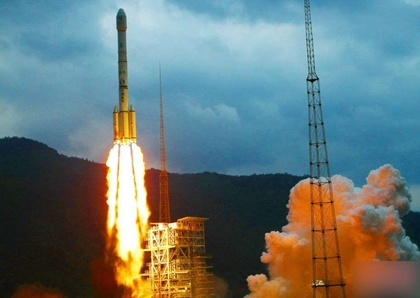
%> input picture huo.jpg, 420 x 298 px, shrunk from 930 x 660 before the run
$ octave test_fsim.m   (GNU Octave 9; MATLAB toolbox functions it lacks are replaced by stand-ins)
%> lines starting %> are read from the running program, lines starting %| are printed output that depends on the picture
### FeatureSIM.m
function [FSIM, FSIMc] = FeatureSIM(imageRef, imageDis)
% ========================================================================
% FSIM Index with automatic downsampling, Version 1.0
% Copyright(c) 2010 Lin ZHANG, Lei Zhang, Xuanqin Mou and David Zhang
% All Rights Reserved.
%
% ----------------------------------------------------------------------
% Permission to use, copy, or modify this software and its documentation
% for educational and research purposes only and without fee is here
% granted, provided that this copyright notice and the original authors'
% names appear on all copies and supporting documentation. This program
% shall not be used, rewritten, or adapted as the basis of a commercial
% software or hardware product without first obtaining permission of the
% authors. The authors make no representations about the suitability of
% this software for any purpose. It is provided "as is" without express
% or implied warranty.
%----------------------------------------------------------------------
%
% This is an implementation of the algorithm for calculating the
% Feature SIMilarity (FSIM) index between two images.
%
% Please refer to the following paper
%
% Lin Zhang, Lei Zhang, Xuanqin Mou, and David Zhang,"FSIM: a feature similarity
% index for image qualtiy assessment", IEEE Transactions on Image Processing, vol. 20, no. 8, pp. 2378-2386, 2011.
%
%----------------------------------------------------------------------
%
%Input : (1) imageRef: the first image being compared
%        (2) imageDis: the second image being compared
%
%Output: (1) FSIM: is the similarty score calculated using FSIM algorithm. FSIM
%	     only considers the luminance component of images. For colorful images,
%            they will be converted to the grayscale at first.
%        (2) FSIMc: is the similarity score calculated using FSIMc algorithm. FSIMc
%            considers both the grayscale and the color information.
%Note: For grayscale images, the returned FSIM and FSIMc are the same.
%
%-----------------------------------------------------------------------
%
%Usage:
%Given 2 test images img1 and img2. For gray-scale images, their dynamic range should be 0-255.
%For colorful images, the dynamic range of each color channel should be 0-255.
%
%[FSIM, FSIMc] = FeatureSIM(img1, img2);
%-----------------------------------------------------------------------

[rows, cols] = size(imageRef(:,:,1));
I1 = ones(rows, cols);
I2 = ones(rows, cols);
Q1 = ones(rows, cols);
Q2 = ones(rows, cols);

if ndims(imageRef) == 3 %images are colorful
    Y1 = 0.299 * double(imageRef(:,:,1)) + 0.587 * double(imageRef(:,:,2)) + 0.114 * double(imageRef(:,:,3));
    Y2 = 0.299 * double(imageDis(:,:,1)) + 0.587 * double(imageDis(:,:,2)) + 0.114 * double(imageDis(:,:,3));
    I1 = 0.596 * double(imageRef(:,:,1)) - 0.274 * double(imageRef(:,:,2)) - 0.322 * double(imageRef(:,:,3));
    I2 = 0.596 * double(imageDis(:,:,1)) - 0.274 * double(imageDis(:,:,2)) - 0.322 * double(imageDis(:,:,3));
    Q1 = 0.211 * double(imageRef(:,:,1)) - 0.523 * double(imageRef(:,:,2)) + 0.312 * double(imageRef(:,:,3));
    Q2 = 0.211 * double(imageDis(:,:,1)) - 0.523 * double(imageDis(:,:,2)) + 0.312 * double(imageDis(:,:,3));
else %images are grayscale
    Y1 = imageRef;
    Y2 = imageDis;
end

Y1 = double(Y1);
Y2 = double(Y2);
%%%%%%%%%%%%%%%%%%%%%%%%%
% Downsample the image
%%%%%%%%%%%%%%%%%%%%%%%%%
minDimension = min(rows,cols);
F = max(1,round(minDimension / 256));
aveKernel = fspecial('average',F);

aveI1 = conv2(I1, aveKernel,'same');
aveI2 = conv2(I2, aveKernel,'same');
I1 = aveI1(1:F:rows,1:F:cols);
I2 = aveI2(1:F:rows,1:F:cols);

aveQ1 = conv2(Q1, aveKernel,'same');
aveQ2 = conv2(Q2, aveKernel,'same');
Q1 = aveQ1(1:F:rows,1:F:cols);
Q2 = aveQ2(1:F:rows,1:F:cols);

aveY1 = conv2(Y1, aveKernel,'same');
aveY2 = conv2(Y2, aveKernel,'same');
Y1 = aveY1(1:F:rows,1:F:cols);
Y2 = aveY2(1:F:rows,1:F:cols);

%%%%%%%%%%%%%%%%%%%%%%%%%
% Calculate the phase congruency maps
%%%%%%%%%%%%%%%%%%%%%%%%%
PC1 = phasecong2(Y1);
PC2 = phasecong2(Y2);

%%%%%%%%%%%%%%%%%%%%%%%%%
% Calculate the gradient map
%%%%%%%%%%%%%%%%%%%%%%%%%
dx = [3 0 -3; 10 0 -10;  3  0 -3]/16;
dy = [3 10 3; 0  0   0; -3 -10 -3]/16;
IxY1 = conv2(Y1, dx, 'same');
IyY1 = conv2(Y1, dy, 'same');
gradientMap1 = sqrt(IxY1.^2 + IyY1.^2);

IxY2 = conv2(Y2, dx, 'same');
IyY2 = conv2(Y2, dy, 'same');
gradientMap2 = sqrt(IxY2.^2 + IyY2.^2);

%%%%%%%%%%%%%%%%%%%%%%%%%
% Calculate the FSIM
%%%%%%%%%%%%%%%%%%%%%%%%%
T1 = 0.85;  %fixed
T2 = 160; %fixed
PCSimMatrix = (2 * PC1 .* PC2 + T1) ./ (PC1.^2 + PC2.^2 + T1);
gradientSimMatrix = (2*gradientMap1.*gradientMap2 + T2) ./(gradientMap1.^2 + gradientMap2.^2 + T2);
PCm = max(PC1, PC2);
SimMatrix = gradientSimMatrix .* PCSimMatrix .* PCm;
FSIM = sum(sum(SimMatrix)) / sum(sum(PCm));

%%%%%%%%%%%%%%%%%%%%%%%%%
% Calculate the FSIMc
%%%%%%%%%%%%%%%%%%%%%%%%%
T3 = 200;
T4 = 200;
ISimMatrix = (2 * I1 .* I2 + T3) ./ (I1.^2 + I2.^2 + T3);
QSimMatrix = (2 * Q1 .* Q2 + T4) ./ (Q1.^2 + Q2.^2 + T4);

lambda = 0.03;

SimMatrixC = gradientSimMatrix .* PCSimMatrix .* real((ISimMatrix .* QSimMatrix) .^ lambda) .* PCm;
FSIMc = sum(sum(SimMatrixC)) / sum(sum(PCm));

return;

%%%%%%%%%%%%%%%%%%%%%%%%%%%%%%%%%%%%%%%%%%%%%%%%%%%%%%%%%%%%%%%%%%%%%%%%%%%%%%%%%%

function [ResultPC]=phasecong2(im)
% ========================================================================
% Copyright (c) 1996-2009 Peter Kovesi
% School of Computer Science & Software Engineering
% The University of Western Australia
% http://www.csse.uwa.edu.au/
%
% Permission is hereby  granted, free of charge, to any  person obtaining a copy
% of this software and associated  documentation files (the "Software"), to deal
% in the Software without restriction, subject to the following conditions:
%
% The above copyright notice and this permission notice shall be included in all
% copies or substantial portions of the Software.
%
% The software is provided "as is", without warranty of any kind.
% References:
%
%     Peter Kovesi, "Image Features From Phase Congruency". Videre: A
%     Journal of Computer Vision Research. MIT Press. Volume 1, Number 3,
%     Summer 1999 http://mitpress.mit.edu/e-journals/Videre/001/v13.html

nscale          = 4;     % Number of wavelet scales.
norient         = 4;     % Number of filter orientations.
minWaveLength   = 6;     % Wavelength of smallest scale filter.
mult            = 2;   % Scaling factor between successive filters.
sigmaOnf        = 0.55;  % Ratio of the standard deviation of the
                             % Gaussian describing the log Gabor filter's
                             % transfer function in the frequency domain
                             % to the filter center frequency.
dThetaOnSigma   = 1.2;   % Ratio of angular interval between filter orientations
                             % and the standard deviation of the angular Gaussian
                             % function used to construct filters in the
                             % freq. plane.
k               = 2.0;   % No of standard deviations of the noise
                             % energy beyond the mean at which we set the
                             % noise threshold point.
                             % below which phase congruency values get
                             % penalized.
epsilon         = .0001;                % Used to prevent division by zero.

thetaSigma = pi/norient/dThetaOnSigma;  % Calculate the standard deviation of the
                                        % angular Gaussian function used to
                                        % construct filters in the freq. plane.

[rows,cols] = size(im);
imagefft = fft2(im);              % Fourier transform of image

zero = zeros(rows,cols);
EO = cell(nscale, norient);       % Array of convolution results.

estMeanE2n = [];
ifftFilterArray = cell(1,nscale); % Array of inverse FFTs of filters

% Pre-compute some stuff to speed up filter construction

% Set up X and Y matrices with ranges normalised to +/- 0.5
% The following code adjusts things appropriately for odd and even values
% of rows and columns.
if mod(cols,2)
    xrange = [-(cols-1)/2:(cols-1)/2]/(cols-1);
else
    xrange = [-cols/2:(cols/2-1)]/cols;
end

if mod(rows,2)
    yrange = [-(rows-1)/2:(rows-1)/2]/(rows-1);
else
    yrange = [-rows/2:(rows/2-1)]/rows;
end

[x,y] = meshgrid(xrange, yrange);

radius = sqrt(x.^2 + y.^2);       % Matrix values contain *normalised* radius from centre.
theta = atan2(-y,x);              % Matrix values contain polar angle.
                                  % (note -ve y is used to give +ve
                                  % anti-clockwise angles)

radius = ifftshift(radius);       % Quadrant shift radius and theta so that filters
theta  = ifftshift(theta);        % are constructed with 0 frequency at the corners.
radius(1,1) = 1;                  % Get rid of the 0 radius value at the 0
                                  % frequency point (now at top-left corner)
                                  % so that taking the log of the radius will
                                  % not cause trouble.

sintheta = sin(theta);
costheta = cos(theta);
clear x; clear y; clear theta;    % save a little memory

% Filters are constructed in terms of two components.
% 1) The radial component, which controls the frequency band that the filter
%    responds to
% 2) The angular component, which controls the orientation that the filter
%    responds to.
% The two components are multiplied together to construct the overall filter.

% Construct the radial filter components...

% First construct a low-pass filter that is as large as possible, yet falls
% away to zero at the boundaries.  All log Gabor filters are multiplied by
% this to ensure no extra frequencies at the 'corners' of the FFT are
% incorporated as this seems to upset the normalisation process when
% calculating phase congrunecy.
lp = lowpassfilter([rows,cols],.45,15);   % Radius .45, 'sharpness' 15

logGabor = cell(1,nscale);

for s = 1:nscale
    wavelength = minWaveLength*mult^(s-1);
    fo = 1.0/wavelength;                  % Centre frequency of filter.
    logGabor{s} = exp((-(log(radius/fo)).^2) / (2 * log(sigmaOnf)^2));
    logGabor{s} = logGabor{s}.*lp;        % Apply low-pass filter
    logGabor{s}(1,1) = 0;                 % Set the value at the 0 frequency point of the filter
                                          % back to zero (undo the radius fudge).
end

% Then construct the angular filter components...

spread = cell(1,norient);

for o = 1:norient
  angl = (o-1)*pi/norient;           % Filter angle.

  % For each point in the filter matrix calculate the angular distance from
  % the specified filter orientation.  To overcome the angular wrap-around
  % problem sine difference and cosine difference values are first computed
  % and then the atan2 function is used to determine angular distance.

  ds = sintheta * cos(angl) - costheta * sin(angl);    % Difference in sine.
  dc = costheta * cos(angl) + sintheta * sin(angl);    % Difference in cosine.
  dtheta = abs(atan2(ds,dc));                          % Absolute angular distance.
  spread{o} = exp((-dtheta.^2) / (2 * thetaSigma^2));  % Calculate the
                                                       % angular filter component.
end

% The main loop...
EnergyAll(rows,cols) = 0;
AnAll(rows,cols) = 0;

for o = 1:norient                    % For each orientation.
  sumE_ThisOrient   = zero;          % Initialize accumulator matrices.
  sumO_ThisOrient   = zero;
  sumAn_ThisOrient  = zero;
  Energy            = zero;
  for s = 1:nscale,                  % For each scale.
    filter = logGabor{s} .* spread{o};   % Multiply radial and angular
                                         % components to get the filter.
    ifftFilt = real(ifft2(filter))*sqrt(rows*cols);  % Note rescaling to match power
    ifftFilterArray{s} = ifftFilt;                   % record ifft2 of filter
    % Convolve image with even and odd filters returning the result in EO
    EO{s,o} = ifft2(imagefft .* filter);

    An = abs(EO{s,o});                         % Amplitude of even & odd filter response.
    sumAn_ThisOrient = sumAn_ThisOrient + An;  % Sum of amplitude responses.
    sumE_ThisOrient = sumE_ThisOrient + real(EO{s,o}); % Sum of even filter convolution results.
    sumO_ThisOrient = sumO_ThisOrient + imag(EO{s,o}); % Sum of odd filter convolution results.
    if s==1                                 % Record mean squared filter value at smallest
      EM_n = sum(sum(filter.^2));           % scale. This is used for noise estimation.
      maxAn = An;                           % Record the maximum An over all scales.
    else
      maxAn = max(maxAn, An);
    end
  end                                       % ... and process the next scale

  % Get weighted mean filter response vector, this gives the weighted mean
  % phase angle.

  XEnergy = sqrt(sumE_ThisOrient.^2 + sumO_ThisOrient.^2) + epsilon;
  MeanE = sumE_ThisOrient ./ XEnergy;
  MeanO = sumO_ThisOrient ./ XEnergy;

  % Now calculate An(cos(phase_deviation) - | sin(phase_deviation)) | by
  % using dot and cross products between the weighted mean filter response
  % vector and the individual filter response vectors at each scale.  This
  % quantity is phase congruency multiplied by An, which we call energy.

  for s = 1:nscale,
      E = real(EO{s,o}); O = imag(EO{s,o});    % Extract even and odd
                                               % convolution results.
      Energy = Energy + E.*MeanE + O.*MeanO - abs(E.*MeanO - O.*MeanE);
  end

  % Compensate for noise
  % We estimate the noise power from the energy squared response at the
  % smallest scale.  If the noise is Gaussian the energy squared will have a
  % Chi-squared 2DOF pdf.  We calculate the median energy squared response
  % as this is a robust statistic.  From this we estimate the mean.
  % The estimate of noise power is obtained by dividing the mean squared
  % energy value by the mean squared filter value

  medianE2n = median(reshape(abs(EO{1,o}).^2,1,rows*cols));
  meanE2n = -medianE2n/log(0.5);
  estMeanE2n(o) = meanE2n;

  noisePower = meanE2n/EM_n;                       % Estimate of noise power.

  % Now estimate the total energy^2 due to noise
  % Estimate for sum(An^2) + sum(Ai.*Aj.*(cphi.*cphj + sphi.*sphj))

  EstSumAn2 = zero;
  for s = 1:nscale
    EstSumAn2 = EstSumAn2 + ifftFilterArray{s}.^2;
  end

  EstSumAiAj = zero;
  for si = 1:(nscale-1)
    for sj = (si+1):nscale
      EstSumAiAj = EstSumAiAj + ifftFilterArray{si}.*ifftFilterArray{sj};
    end
  end
  sumEstSumAn2 = sum(sum(EstSumAn2));
  sumEstSumAiAj = sum(sum(EstSumAiAj));

  EstNoiseEnergy2 = 2*noisePower*sumEstSumAn2 + 4*noisePower*sumEstSumAiAj;

  tau = sqrt(EstNoiseEnergy2/2);                     % Rayleigh parameter
  EstNoiseEnergy = tau*sqrt(pi/2);                   % Expected value of noise energy
  EstNoiseEnergySigma = sqrt( (2-pi/2)*tau^2 );

  T =  EstNoiseEnergy + k*EstNoiseEnergySigma;       % Noise threshold

  % The estimated noise effect calculated above is only valid for the PC_1 measure.
  % The PC_2 measure does not lend itself readily to the same analysis.  However
  % empirically it seems that the noise effect is overestimated roughly by a factor
  % of 1.7 for the filter parameters used here.

  T = T/1.7;        % Empirical rescaling of the estimated noise effect to
                    % suit the PC_2 phase congruency measure
  Energy = max(Energy - T, zero);          % Apply noise threshold

  EnergyAll = EnergyAll + Energy;
  AnAll = AnAll + sumAn_ThisOrient;
end  % For each orientation
ResultPC = EnergyAll ./ AnAll;
return;


%%%%%%%%%%%%%%%%%%%%%%%%%%%%%%%%%%%%%%%%%%%%%%%%%%%%%%%%%%%%%%%%%%%%%%%%%%%%
% LOWPASSFILTER - Constructs a low-pass butterworth filter.
%
% usage: f = lowpassfilter(sze, cutoff, n)
%
% where: sze    is a two element vector specifying the size of filter
%               to construct [rows cols].
%        cutoff is the cutoff frequency of the filter 0 - 0.5
%        n      is the order of the filter, the higher n is the sharper
%               the transition is. (n must be an integer >= 1).
%               Note that n is doubled so that it is always an even integer.
%
%                      1
%      f =    --------------------
%                              2n
%              1.0 + (w/cutoff)
%
% The frequency origin of the returned filter is at the corners.
%
% See also: HIGHPASSFILTER, HIGHBOOSTFILTER, BANDPASSFILTER
%

% Copyright (c) 1999 Peter Kovesi
% School of Computer Science & Software Engineering
% The University of Western Australia
% http://www.csse.uwa.edu.au/
%
% Permission is hereby granted, free of charge, to any person obtaining a copy
% of this software and associated documentation files (the "Software"), to deal
% in the Software without restriction, subject to the following conditions:
%
% The above copyright notice and this permission notice shall be included in
% all copies or substantial portions of the Software.
%
% The Software is provided "as is", without warranty of any kind.

% October 1999
% August  2005 - Fixed up frequency ranges for odd and even sized filters
%                (previous code was a bit approximate)

function f = lowpassfilter(sze, cutoff, n)

    if cutoff < 0 || cutoff > 0.5
	error('cutoff frequency must be between 0 and 0.5');
    end

    if rem(n,1) ~= 0 || n < 1
	error('n must be an integer >= 1');
    end

    if length(sze) == 1
	rows = sze; cols = sze;
    else
	rows = sze(1); cols = sze(2);
    end

    % Set up X and Y matrices with ranges normalised to +/- 0.5
    % The following code adjusts things appropriately for odd and even values
    % of rows and columns.
    if mod(cols,2)
	xrange = [-(cols-1)/2:(cols-1)/2]/(cols-1);
    else
	xrange = [-cols/2:(cols/2-1)]/cols;
    end

    if mod(rows,2)
	yrange = [-(rows-1)/2:(rows-1)/2]/(rows-1);
    else
	yrange = [-rows/2:(rows/2-1)]/rows;
    end

    [x,y] = meshgrid(xrange, yrange);
    radius = sqrt(x.^2 + y.^2);        % A matrix with every pixel = radius relative to centre.
    f = ifftshift( 1 ./ (1.0 + (radius ./ cutoff).^(2*n)) );   % The filter
    return;

### test_fsim.m
im = imread('./huo.jpg');
%> im is the input picture: size 298x420x3 uint8; mean R, G, B 104.3, 120.2, 119.3
im2 = imnoise(im,'gaussian',0,0.1);
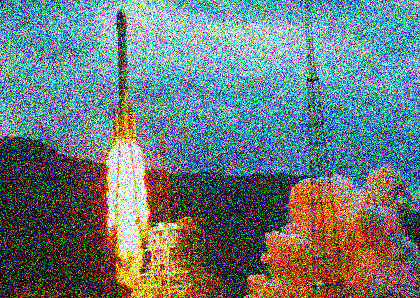
%> im2: size 298x420x3 uint8; mean R, G, B 107.9, 122, 122.6
%imshow(im2)
 [FSIM, FSIMc] = FeatureSIM(im2, im2)
%> in FeatureSIM, `[rows, cols] = size(imageRef(:,:,1));`: rows = 298; cols = 420
%> in FeatureSIM, `I1 = ones(rows, cols);`: I1: size 298x420 double; every value is 1
%> in FeatureSIM, `Q1 = 0.211 * double(imageRef(:,:,1)) - 0.523 * double(imageRef(:,:,2))..`:
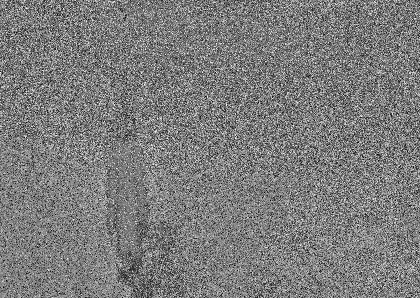
%> Q1: size 298x420 double; min -133.4, max 133.4, mean -2.8; drawn with min black and max white
%> in FeatureSIM, `minDimension = min(rows,cols);`: minDimension = 298
%> in FeatureSIM, `F = max(1,round(minDimension / 256));`: F = 1
%> in phasecong2, `EnergyAll(rows,cols) = 0;`: EnergyAll: size 298x420 double; every value is 0
%> the loop in phasecong2, `for o = 1:norient` made 4 passes
%> (medianE2n, meanE2n, noisePower, EstNoiseEnergy2, tau, EstNoiseEnergy, EstNoiseEnergySigma, T) on passes 1 to 4: (66.68, 96.2, 0.0171, 247.2, 11.12, 13.93, 7.28, 16.76), (64.66, 93.28, 0.0166, 239.7, 10.95, 13.72, 7.17, 16.51), (65.55, 94.57, 0.0168, 243, 11.02, 13.81, 7.22, 16.62), (64.61, 93.21, 0.0166, 239.5, 10.94, 13.71, 7.17, 16.5)
%> pass 1, in phasecong2, `MeanO = sumO_ThisOrient ./ XEnergy;`:
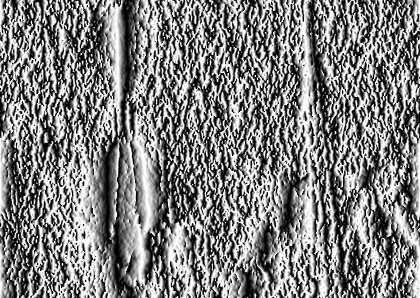
%> MeanO: size 298x420 double; min -1, max 1, mean 0.0068; drawn with min black and max white
%> after the loop in phasecong2, `for o = 1:norient`:
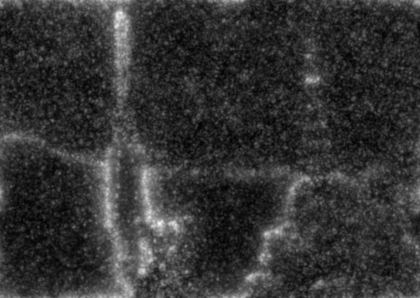
%> AnAll: size 298x420 double; min 24.64, max 363.8, mean 93.9; drawn with min black and max white
%> after the loop in phasecong2, `for o = 1:norient`:
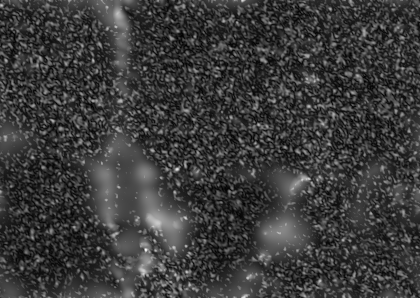
%> maxAn: size 298x420 double; min 0.754, max 39.79, mean 9.9; drawn with min black and max white
%> after the loop in phasecong2, `for o = 1:norient`: EM_n = 5630; EO = 16 items; estMeanE2n = [96.2 93.28 94.57 93.21]; ifftFilterArray = 4 items
%> in phasecong2, `ResultPC = EnergyAll ./ AnAll;`:
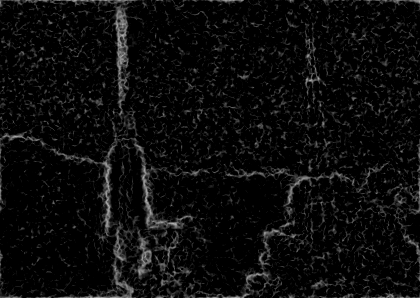
%> ResultPC: size 298x420 double; min 0, max 0.698, mean 0.0472
%> the loop in phasecong2 (call 2), `for o = 1:norient` made 4 passes
%> in FeatureSIM, `gradientMap1 = sqrt(IxY1.^2 + IyY1.^2);`:
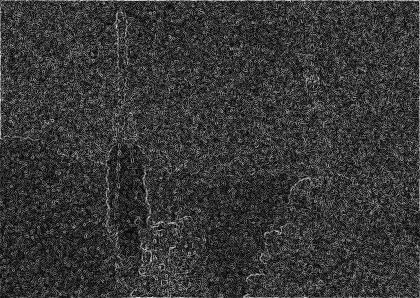
%> gradientMap1: size 298x420 double; min 0.446, max 235.6, mean 55.4
%> in FeatureSIM, `FSIM = sum(sum(SimMatrix)) / sum(sum(PCm));`: FSIM = 1
%> FSIM = 1; FSIMc = 1
